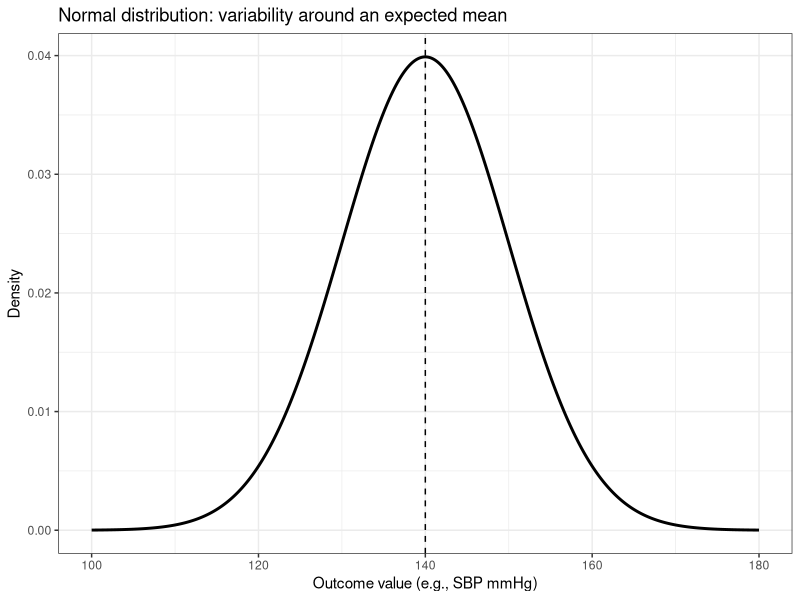
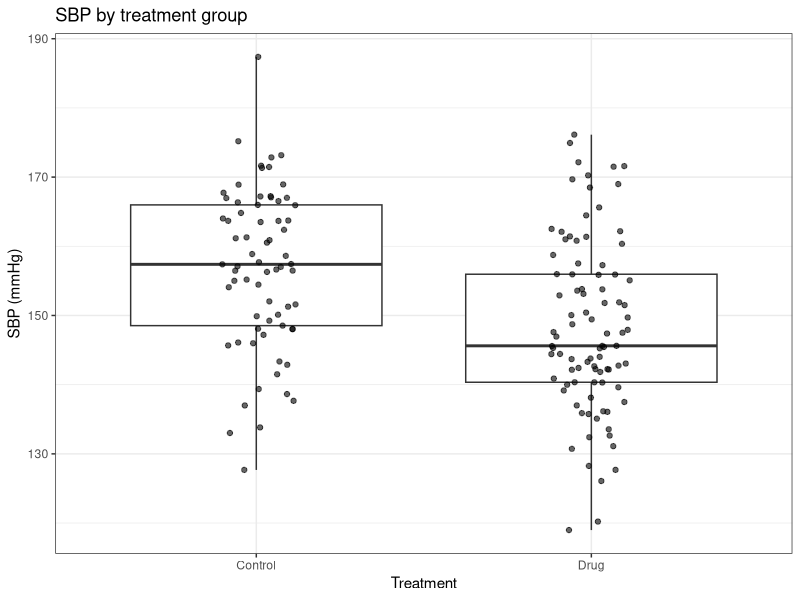
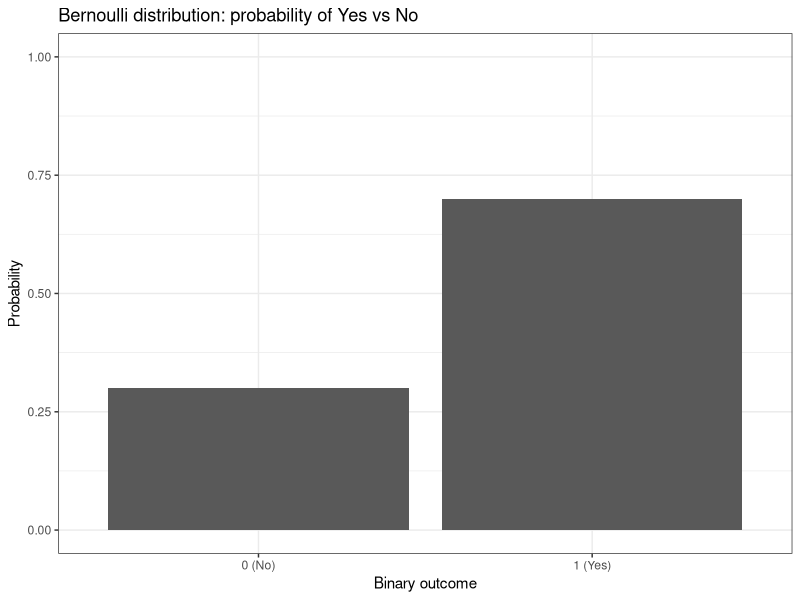

Write R code to recreate these figures, in order.
## ---- chunk 1
#| include: false

library(tidyverse)  
library(survival)    
library(nlme)        
library(ggplot2)

set.seed(29)
theme_set(theme_bw())
## ---- chunk 2
library(tibble)
library(ggplot2)

mu <- 140
sd <- 10
x <- seq(mu - 4*sd, mu + 4*sd, length.out = 400)

df_norm <- tibble(
  x = x,
  density = dnorm(x, mean = mu, sd = sd)
)

ggplot(df_norm, aes(x = x, y = density)) +
  geom_line(linewidth = 1) +
  geom_vline(xintercept = mu, linetype = "dashed") +
  labs(
    x = "Outcome value (e.g., SBP mmHg)",
    y = "Density",
    title = "Normal distribution: variability around an expected mean"
  )
## ---- chunk 3
n <- 160
beta_0 <- 132
beta_drug <- -8
beta_age  <- 0.45
sigma <- 10

dat_lm <- tibble(
  age  = round(runif(n, 35, 80)),
  drug = rbinom(n, 1, 0.5) |> factor(labels = c("Control", "Drug"))
) |>
  mutate(
    sbp = beta_0 +
      beta_drug * (drug == "Drug") +
      beta_age * age +
      rnorm(n, 0, sigma)
  )


## ---- chunk 4
head(dat_lm)
## ---- chunk 5

beta_0 <- 132
beta_drug <- -8
beta_age  <- 0.45
sigma <- 10

dat_lm <- dat_lm |>
  mutate(
    sbp = beta_0 +
      beta_drug * (drug == "Drug") +
      beta_age * age +
      rnorm(n, 0, sigma)
  )
## ---- chunk 6
ggplot(dat_lm, aes(x = drug, y = sbp)) +
  geom_boxplot(outlier.shape = NA) +
  geom_jitter(width = 0.12, alpha = 0.6) +
  labs(x = "Treatment", y = "SBP (mmHg)", title = "SBP by treatment group")
## ---- chunk 7
fit_lm <- lm(sbp ~ drug + age, data = dat_lm)
summary(fit_lm)
## ---- chunk 8
ci_lm <- confint(fit_lm)
ci_lm
## ---- chunk 9
library(tibble)
library(ggplot2)

p <- 0.7

df_bern <- tibble(
  outcome = factor(c("0 (No)", "1 (Yes)"), levels = c("0 (No)", "1 (Yes)")),
  prob = c(1 - p, p)
)

ggplot(df_bern, aes(x = outcome, y = prob)) +
  geom_col() +
  scale_y_continuous(limits = c(0, 1)) +
  labs(
    x = "Binary outcome",
    y = "Probability",
    title = "Bernoulli distribution: probability of Yes vs No"
  )
## ---- chunk 10
n <- 220

dat_logit <- tibble(
  drug = rbinom(n, 1, 0.5),
  biomarker = rnorm(n, 0, 1)
)

b0 <- -0.8
b_drug <- 0.9
b_bio  <- 1.1

eta <- b0 + b_drug * dat_logit$drug + b_bio * dat_logit$biomarker
p   <- 1 / (1 + exp(-eta))

dat_logit <- dat_logit |>
  mutate(
    drug = factor(drug, labels = c("Control", "Drug")),
    response = rbinom(n, 1, p) |> factor(labels = c("No", "Yes"))
  )

## ---- chunk 11
head(dat_logit)
## ---- chunk 12
fit_logit <- glm(response ~ drug + biomarker, data = dat_logit, family = binomial())
summary(fit_logit)
## ---- chunk 13
b <- coef(fit_logit)
se <- sqrt(diag(vcov(fit_logit)))

or_tab <- tibble(
  term = names(b),
  OR = exp(b),
  CI_low = exp(b - 1.96 * se),
  CI_high = exp(b + 1.96 * se)
)

or_tab


## ---- chunk 14
# Drop the intercept for plotting
plot_or <- or_tab |> 
  filter(term != "(Intercept)") |>
  mutate(term = factor(term, levels = rev(term)))
